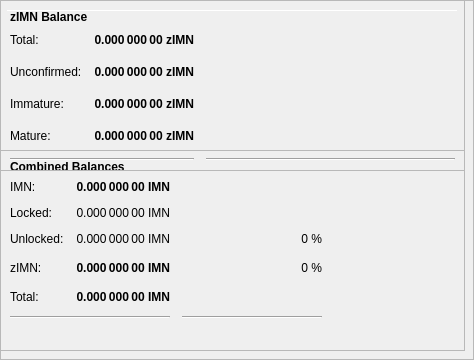
        <widget class="QFrame" name="frameObfuscation">
         <property name="minimumSize">
          <size>
           <width>0</width>
           <height>350</height>
          </size>
         </property>
         <property name="layoutDirection">
          <enum>Qt::LeftToRight</enum>
         </property>
         <property name="frameShape">
          <enum>QFrame::StyledPanel</enum>
         </property>
         <property name="frameShadow">
          <enum>QFrame::Raised</enum>
         </property>
         <widget class="QPushButton" name="runAutoDenom">
          <property name="geometry">
           <rect>
            <x>251</x>
            <y>17</y>
            <width>1</width>
            <height>1</height>
           </rect>
          </property>
          <property name="palette">
           <palette>
            <active>
             <colorrole role="WindowText">
              <brush brushstyle="SolidPattern">
               <color alpha="255">
                <red>0</red>
                <green>0</green>
                <blue>0</blue>
               </color>
              </brush>
             </colorrole>
             <colorrole role="Button">
              <brush brushstyle="SolidPattern">
               <color alpha="255">
                <red>239</red>
                <green>238</green>
                <blue>238</blue>
               </color>
              </brush>
             </colorrole>
             <colorrole role="Light">
              <brush brushstyle="SolidPattern">
               <color alpha="255">
                <red>255</red>
                <green>255</green>
                <blue>255</blue>
               </color>
              </brush>
             </colorrole>
             <colorrole role="Midlight">
              <brush brushstyle="SolidPattern">
               <color alpha="255">
                <red>247</red>
                <green>246</green>
                <blue>246</blue>
               </color>
              </brush>
             </colorrole>
             <colorrole role="Dark">
              <brush brushstyle="SolidPattern">
               <color alpha="255">
                <red>119</red>
                <green>119</green>
                <blue>119</blue>
               </color>
              </brush>
             </colorrole>
             <colorrole role="Mid">
              <brush brushstyle="SolidPattern">
               <color alpha="255">
                <red>159</red>
                <green>159</green>
                <blue>159</blue>
               </color>
              </brush>
             </colorrole>
             <colorrole role="Text">
              <brush brushstyle="SolidPattern">
               <color alpha="255">
                <red>0</red>
                <green>0</green>
                <blue>0</blue>
               </color>
              </brush>
             </colorrole>
             <colorrole role="BrightText">
              <brush brushstyle="SolidPattern">
               <color alpha="255">
                <red>255</red>
                <green>255</green>
                <blue>255</blue>
               </color>
              </brush>
             </colorrole>
             <colorrole role="ButtonText">
              <brush brushstyle="SolidPattern">
               <color alpha="255">
                <red>0</red>
                <green>0</green>
                <blue>0</blue>
               </color>
              </brush>
             </colorrole>
             <colorrole role="Base">
              <brush brushstyle="SolidPattern">
               <color alpha="255">
                <red>255</red>
                <green>255</green>
                <blue>255</blue>
               </color>
              </brush>
             </colorrole>
             <colorrole role="Window">
              <brush brushstyle="SolidPattern">
               <color alpha="255">
                <red>239</red>
                <green>238</green>
                <blue>238</blue>
               </color>
              </brush>
             </colorrole>
             <colorrole role="Shadow">
              <brush brushstyle="SolidPattern">
               <color alpha="255">
                <red>0</red>
                <green>0</green>
                <blue>0</blue>
               </color>
              </brush>
             </colorrole>
             <colorrole role="AlternateBase">
              <brush brushstyle="SolidPattern">
               <color alpha="255">
                <red>247</red>
                <green>246</green>
                <blue>246</blue>
               </color>
              </brush>
             </colorrole>
             <colorrole role="ToolTipBase">
              <brush brushstyle="SolidPattern">
               <color alpha="255">
                <red>255</red>
                <green>255</green>
                <blue>220</blue>
               </color>
              </brush>
             </colorrole>
             <colorrole role="ToolTipText">
              <brush brushstyle="SolidPattern">
               <color alpha="255">
                <red>0</red>
                <green>0</green>
                <blue>0</blue>
               </color>
              </brush>
             </colorrole>
            </active>
            <inactive>
             <colorrole role="WindowText">
              <brush brushstyle="SolidPattern">
               <color alpha="255">
                <red>0</red>
                <green>0</green>
                <blue>0</blue>
               </color>
              </brush>
             </colorrole>
             <colorrole role="Button">
              <brush brushstyle="SolidPattern">
               <color alpha="255">
                <red>239</red>
                <green>238</green>
                <blue>238</blue>
               </color>
              </brush>
             </colorrole>
             <colorrole role="Light">
              <brush brushstyle="SolidPattern">
               <color alpha="255">
                <red>255</red>
                <green>255</green>
                <blue>255</blue>
               </color>
              </brush>
             </colorrole>
             <colorrole role="Midlight">
              <brush brushstyle="SolidPattern">
               <color alpha="255">
                <red>247</red>
                <green>246</green>
                <blue>246</blue>
               </color>
              </brush>
             </colorrole>
             <colorrole role="Dark">
              <brush brushstyle="SolidPattern">
               <color alpha="255">
                <red>119</red>
                <green>119</green>
                <blue>119</blue>
               </color>
              </brush>
             </colorrole>
             <colorrole role="Mid">
              <brush brushstyle="SolidPattern">
               <color alpha="255">
                <red>159</red>
                <green>159</green>
                <blue>159</blue>
               </color>
              </brush>
             </colorrole>
             <colorrole role="Text">
              <brush brushstyle="SolidPattern">
               <color alpha="255">
                <red>0</red>
                <green>0</green>
                <blue>0</blue>
               </color>
              </brush>
             </colorrole>
             <colorrole role="BrightText">
              <brush brushstyle="SolidPattern">
               <color alpha="255">
                <red>255</red>
                <green>255</green>
                <blue>255</blue>
               </color>
              </brush>
             </colorrole>
             <colorrole role="ButtonText">
              <brush brushstyle="SolidPattern">
               <color alpha="255">
                <red>0</red>
                <green>0</green>
                <blue>0</blue>
               </color>
              </brush>
             </colorrole>
             <colorrole role="Base">
              <brush brushstyle="SolidPattern">
               <color alpha="255">
                <red>255</red>
                <green>255</green>
                <blue>255</blue>
               </color>
              </brush>
             </colorrole>
             <colorrole role="Window">
              <brush brushstyle="SolidPattern">
               <color alpha="255">
                <red>239</red>
                <green>238</green>
                <blue>238</blue>
               </color>
              </brush>
             </colorrole>
             <colorrole role="Shadow">
              <brush brushstyle="SolidPattern">
               <color alpha="255">
                <red>0</red>
                <green>0</green>
                <blue>0</blue>
               </color>
              </brush>
             </colorrole>
             <colorrole role="AlternateBase">
              <brush brushstyle="SolidPattern">
               <color alpha="255">
                <red>247</red>
                <green>246</green>
                <blue>246</blue>
               </color>
              </brush>
             </colorrole>
             <colorrole role="ToolTipBase">
              <brush brushstyle="SolidPattern">
               <color alpha="255">
                <red>255</red>
                <green>255</green>
                <blue>220</blue>
               </color>
              </brush>
             </colorrole>
             <colorrole role="ToolTipText">
              <brush brushstyle="SolidPattern">
               <color alpha="255">
                <red>0</red>
                <green>0</green>
                <blue>0</blue>
               </color>
              </brush>
             </colorrole>
            </inactive>
            <disabled>
             <colorrole role="WindowText">
              <brush brushstyle="SolidPattern">
               <color alpha="255">
                <red>119</red>
                <green>119</green>
                <blue>119</blue>
               </color>
              </brush>
             </colorrole>
             <colorrole role="Button">
              <brush brushstyle="SolidPattern">
               <color alpha="255">
                <red>239</red>
                <green>238</green>
                <blue>238</blue>
               </color>
              </brush>
             </colorrole>
             <colorrole role="Light">
              <brush brushstyle="SolidPattern">
               <color alpha="255">
                <red>255</red>
                <green>255</green>
                <blue>255</blue>
               </color>
              </brush>
             </colorrole>
             <colorrole role="Midlight">
              <brush brushstyle="SolidPattern">
               <color alpha="255">
                <red>247</red>
                <green>246</green>
                <blue>246</blue>
               </color>
              </brush>
             </colorrole>
             <colorrole role="Dark">
              <brush brushstyle="SolidPattern">
               <color alpha="255">
                <red>119</red>
                <green>119</green>
                <blue>119</blue>
               </color>
              </brush>
             </colorrole>
             <colorrole role="Mid">
              <brush brushstyle="SolidPattern">
               <color alpha="255">
                <red>159</red>
                <green>159</green>
                <blue>159</blue>
               </color>
              </brush>
             </colorrole>
             <colorrole role="Text">
              <brush brushstyle="SolidPattern">
               <color alpha="255">
                <red>119</red>
                <green>119</green>
                <blue>119</blue>
               </color>
              </brush>
             </colorrole>
             <colorrole role="BrightText">
              <brush brushstyle="SolidPattern">
               <color alpha="255">
                <red>255</red>
                <green>255</green>
                <blue>255</blue>
               </color>
              </brush>
             </colorrole>
             <colorrole role="ButtonText">
              <brush brushstyle="SolidPattern">
               <color alpha="255">
                <red>119</red>
                <green>119</green>
                <blue>119</blue>
               </color>
              </brush>
             </colorrole>
             <colorrole role="Base">
              <brush brushstyle="SolidPattern">
               <color alpha="255">
                <red>239</red>
                <green>238</green>
                <blue>238</blue>
               </color>
              </brush>
             </colorrole>
             <colorrole role="Window">
              <brush brushstyle="SolidPattern">
               <color alpha="255">
                <red>239</red>
                <green>238</green>
                <blue>238</blue>
               </color>
              </brush>
             </colorrole>
             <colorrole role="Shadow">
              <brush brushstyle="SolidPattern">
               <color alpha="255">
                <red>0</red>
                <green>0</green>
                <blue>0</blue>
               </color>
              </brush>
             </colorrole>
             <colorrole role="AlternateBase">
              <brush brushstyle="SolidPattern">
               <color alpha="255">
                <red>239</red>
                <green>238</green>
                <blue>238</blue>
               </color>
              </brush>
             </colorrole>
             <colorrole role="ToolTipBase">
              <brush brushstyle="SolidPattern">
               <color alpha="255">
                <red>255</red>
                <green>255</green>
                <blue>220</blue>
               </color>
              </brush>
             </colorrole>
             <colorrole role="ToolTipText">
              <brush brushstyle="SolidPattern">
               <color alpha="255">
                <red>0</red>
                <green>0</green>
                <blue>0</blue>
               </color>
              </brush>
             </colorrole>
            </disabled>
           </palette>
          </property>
          <property name="focusPolicy">
           <enum>Qt::NoFocus</enum>
          </property>
          <property name="autoFillBackground">
           <bool>true</bool>
          </property>
          <property name="text">
           <string/>
          </property>
          <property name="flat">
           <bool>true</bool>
          </property>
         </widget>
         <widget class="Line" name="line">
          <property name="geometry">
           <rect>
            <x>7</x>
            <y>10</y>
            <width>451</width>
            <height>1</height>
           </rect>
          </property>
          <property name="orientation">
           <enum>Qt::Horizontal</enum>
          </property>
         </widget>
         <widget class="QFrame" name="frame_3">
          <property name="geometry">
           <rect>
            <x>0</x>
            <y>150</y>
            <width>465</width>
            <height>201</height>
           </rect>
          </property>
          <property name="frameShape">
           <enum>QFrame::StyledPanel</enum>
          </property>
          <property name="frameShadow">
           <enum>QFrame::Raised</enum>
          </property>
          <layout class="QVBoxLayout" name="verticalLayout_5">
           <item>
            <layout class="QHBoxLayout" name="horizontalLayout_5" stretch="0">
             <item>
              <widget class="QLabel" name="label_5z">
               <property name="maximumSize">
                <size>
                 <width>16777215</width>
                 <height>20</height>
                </size>
               </property>
               <property name="font">
                <font>
                 <weight>75</weight>
                 <bold>true</bold>
                </font>
               </property>
               <property name="toolTip">
                <string>Combined Balances (including unconfirmed and immature coins)</string>
               </property>
               <property name="text">
                <string>&lt;html&gt;&lt;head/&gt;&lt;body&gt;&lt;p&gt;Combined Balances&lt;/p&gt;&lt;/body&gt;&lt;/html&gt;</string>
               </property>
              </widget>
             </item>
            </layout>
           </item>
           <item>
            <layout class="QGridLayout" name="gridLayout_3">
             <property name="spacing">
              <number>12</number>
             </property>
             <item row="7" column="0" colspan="2">
              <widget class="Line" name="lineSpendableBalance_3">
               <property name="orientation">
                <enum>Qt::Horizontal</enum>
               </property>
              </widget>
             </item>
             <item row="7" column="2">
              <widget class="Line" name="lineWatchBalance_3">
               <property name="sizePolicy">
                <sizepolicy hsizetype="Preferred" vsizetype="Fixed">
                 <horstretch>0</horstretch>
                 <verstretch>0</verstretch>
                </sizepolicy>
               </property>
               <property name="minimumSize">
                <size>
                 <width>140</width>
                 <height>0</height>
                </size>
               </property>
               <property name="orientation">
                <enum>Qt::Horizontal</enum>
               </property>
              </widget>
             </item>
             <item row="4" column="1">
              <widget class="QLabel" name="labelzBalancez">
               <property name="font">
                <font>
                 <weight>75</weight>
                 <bold>true</bold>
                </font>
               </property>
               <property name="cursor">
                <cursorShape>IBeamCursor</cursorShape>
               </property>
               <property name="toolTip">
                <string>Total of transactions that have yet to be confirmed, and do not yet count toward the spendable balance</string>
               </property>
               <property name="text">
                <string notr="true">0.000 000 00 IMN</string>
               </property>
               <property name="alignment">
                <set>Qt::AlignRight|Qt::AlignTrailing|Qt::AlignVCenter</set>
               </property>
               <property name="textInteractionFlags">
                <set>Qt::LinksAccessibleByMouse|Qt::TextSelectableByKeyboard|Qt::TextSelectableByMouse</set>
               </property>
              </widget>
             </item>
             <item row="6" column="1">
              <widget class="QLabel" name="labelTotalz">
               <property name="font">
                <font>
                 <weight>75</weight>
                 <bold>true</bold>
                </font>
               </property>
               <property name="cursor">
                <cursorShape>IBeamCursor</cursorShape>
               </property>
               <property name="toolTip">
                <string>Total Balance, including unconfirmed and immature coins.</string>
               </property>
               <property name="text">
                <string notr="true">0.000 000 00 IMN</string>
               </property>
               <property name="alignment">
                <set>Qt::AlignRight|Qt::AlignTrailing|Qt::AlignVCenter</set>
               </property>
               <property name="textInteractionFlags">
                <set>Qt::LinksAccessibleByMouse|Qt::TextSelectableByKeyboard|Qt::TextSelectableByMouse</set>
               </property>
              </widget>
             </item>
             <item row="4" column="3">
              <spacer name="horizontalSpacer_6">
               <property name="orientation">
                <enum>Qt::Horizontal</enum>
               </property>
               <property name="sizeHint" stdset="0">
                <size>
                 <width>40</width>
                 <height>20</height>
                </size>
               </property>
              </spacer>
             </item>
             <item row="6" column="0">
              <widget class="QLabel" name="labelTotalTextz">
               <property name="text">
                <string>Total:</string>
               </property>
              </widget>
             </item>
             <item row="1" column="0">
              <widget class="QLabel" name="labelBalanceTextz">
               <property name="text">
                <string>IMN:</string>
               </property>
              </widget>
             </item>
             <item row="1" column="1">
              <widget class="QLabel" name="labelBalancez">
               <property name="font">
                <font>
                 <weight>75</weight>
                 <bold>true</bold>
                </font>
               </property>
               <property name="cursor">
                <cursorShape>IBeamCursor</cursorShape>
               </property>
               <property name="toolTip">
                <string>Your current spendable balance</string>
               </property>
               <property name="text">
                <string notr="true">0.000 000 00 IMN</string>
               </property>
               <property name="alignment">
                <set>Qt::AlignRight|Qt::AlignTrailing|Qt::AlignVCenter</set>
               </property>
               <property name="textInteractionFlags">
                <set>Qt::LinksAccessibleByMouse|Qt::TextSelectableByKeyboard|Qt::TextSelectableByMouse</set>
               </property>
              </widget>
             </item>
             <item row="4" column="0">
              <widget class="QLabel" name="labelzBalanceTextz">
               <property name="toolTip">
                <string/>
               </property>
               <property name="text">
                <string>zIMN:</string>
               </property>
              </widget>
             </item>
             <item row="4" column="2">
              <widget class="QLabel" name="labelzIMNPercent">
               <property name="toolTip">
                <string>Current percentage of zIMN.
If AutoMint is enabled this percentage will settle around the configured AutoMint percentage (default = 10%)</string>
               </property>
               <property name="text">
                <string>0 %</string>
               </property>
               <property name="alignment">
                <set>Qt::AlignRight|Qt::AlignTrailing|Qt::AlignVCenter</set>
               </property>
              </widget>
             </item>
             <item row="6" column="2">
              <widget class="QLabel" name="label100Percent">
               <property name="text">
                <string/>
               </property>
               <property name="alignment">
                <set>Qt::AlignRight|Qt::AlignTrailing|Qt::AlignVCenter</set>
               </property>
              </widget>
             </item>
             <item row="2" column="1">
              <widget class="QLabel" name="labelLockedBalance">
               <property name="toolTip">
                <string>Locked IMN or Masternode collaterals. These are excluded from zIMN minting.</string>
               </property>
               <property name="text">
                <string>0.000 000 00 IMN</string>
               </property>
               <property name="alignment">
                <set>Qt::AlignRight|Qt::AlignTrailing|Qt::AlignVCenter</set>
               </property>
              </widget>
             </item>
             <item row="2" column="0">
              <widget class="QLabel" name="labelLockedBalanceText">
               <property name="toolTip">
                <string>Locked IMN or Masternode collaterals. These are excluded from zIMN minting.</string>
               </property>
               <property name="text">
                <string>Locked:</string>
               </property>
              </widget>
             </item>
             <item row="3" column="0">
              <widget class="QLabel" name="labelUnLockedBalanceText">
               <property name="toolTip">
                <string>Unlocked IMNs. These can be used for zIMN minting.</string>
               </property>
               <property name="text">
                <string>Unlocked:</string>
               </property>
              </widget>
             </item>
             <item row="3" column="1">
              <widget class="QLabel" name="labelUnLockedBalance">
               <property name="toolTip">
                <string>Unlocked IMNs. These can be used for zIMN minting.</string>
               </property>
               <property name="text">
                <string>0.000 000 00 IMN</string>
               </property>
               <property name="alignment">
                <set>Qt::AlignRight|Qt::AlignTrailing|Qt::AlignVCenter</set>
               </property>
              </widget>
             </item>
             <item row="3" column="2">
              <widget class="QLabel" name="labelIMNPercent">
               <property name="text">
                <string>0 %</string>
               </property>
               <property name="alignment">
                <set>Qt::AlignRight|Qt::AlignTrailing|Qt::AlignVCenter</set>
               </property>
              </widget>
             </item>
            </layout>
           </item>
           <item>
            <spacer name="verticalSpacer">
             <property name="orientation">
              <enum>Qt::Vertical</enum>
             </property>
             <property name="sizeHint" stdset="0">
              <size>
               <width>20</width>
               <height>40</height>
              </size>
             </property>
            </spacer>
           </item>
          </layout>
         </widget>
         <widget class="QFrame" name="frame_4">
          <property name="geometry">
           <rect>
            <x>0</x>
            <y>0</y>
            <width>465</width>
            <height>171</height>
           </rect>
          </property>
          <property name="frameShape">
           <enum>QFrame::StyledPanel</enum>
          </property>
          <property name="frameShadow">
           <enum>QFrame::Raised</enum>
          </property>
          <layout class="QVBoxLayout" name="verticalLayout_7">
           <item>
            <layout class="QHBoxLayout" name="horizontalLayout_8" stretch="0">
             <item>
              <widget class="QLabel" name="label_5z_3">
               <property name="maximumSize">
                <size>
                 <width>16777215</width>
                 <height>20</height>
                </size>
               </property>
               <property name="font">
                <font>
                 <weight>75</weight>
                 <bold>true</bold>
                </font>
               </property>
               <property name="text">
                <string>zIMN Balance</string>
               </property>
              </widget>
             </item>
            </layout>
           </item>
           <item>
            <layout class="QGridLayout" name="gridLayout_5">
             <property name="spacing">
              <number>12</number>
             </property>
             <item row="4" column="0">
              <widget class="QLabel" name="labelzBalanceMatureText">
               <property name="toolTip">
                <string>Mature: more than 20 confirmation and more than 1 mints of the same denomination after it was minted.
These zIMN are spendable.</string>
               </property>
               <property name="text">
                <string>Mature:</string>
               </property>
              </widget>
             </item>
             <item row="5" column="0" colspan="2">
              <widget class="Line" name="lineSpendableBalance_5">
               <property name="orientation">
                <enum>Qt::Horizontal</enum>
               </property>
              </widget>
             </item>
             <item row="1" column="1">
              <widget class="QLabel" name="labelzBalance">
               <property name="font">
                <font>
                 <weight>75</weight>
                 <bold>true</bold>
                </font>
               </property>
               <property name="cursor">
                <cursorShape>IBeamCursor</cursorShape>
               </property>
               <property name="toolTip">
                <string>All available zIMN, unconfirmed and immature zIMN included.</string>
               </property>
               <property name="text">
                <string notr="true">0.000 000 00 zIMN</string>
               </property>
               <property name="alignment">
                <set>Qt::AlignRight|Qt::AlignTrailing|Qt::AlignVCenter</set>
               </property>
               <property name="textInteractionFlags">
                <set>Qt::LinksAccessibleByMouse|Qt::TextSelectableByKeyboard|Qt::TextSelectableByMouse</set>
               </property>
              </widget>
             </item>
             <item row="5" column="2">
              <widget class="Line" name="lineWatchBalance_5">
               <property name="sizePolicy">
                <sizepolicy hsizetype="Preferred" vsizetype="Fixed">
                 <horstretch>0</horstretch>
                 <verstretch>0</verstretch>
                </sizepolicy>
               </property>
               <property name="minimumSize">
                <size>
                 <width>140</width>
                 <height>0</height>
                </size>
               </property>
               <property name="orientation">
                <enum>Qt::Horizontal</enum>
               </property>
              </widget>
             </item>
             <item row="1" column="0">
              <widget class="QLabel" name="labelzBalanceText">
               <property name="toolTip">
                <string>All available zIMN, unconfirmed and immature zIMN included.</string>
               </property>
               <property name="text">
                <string>Total:</string>
               </property>
              </widget>
             </item>
             <item row="1" column="2">
              <spacer name="horizontalSpacer_8">
               <property name="orientation">
                <enum>Qt::Horizontal</enum>
               </property>
               <property name="sizeHint" stdset="0">
                <size>
                 <width>40</width>
                 <height>20</height>
                </size>
               </property>
              </spacer>
             </item>
             <item row="4" column="2">
              <spacer name="horizontalSpacer_4">
               <property name="orientation">
                <enum>Qt::Horizontal</enum>
               </property>
               <property name="sizeHint" stdset="0">
                <size>
                 <width>40</width>
                 <height>20</height>
                </size>
               </property>
              </spacer>
             </item>
             <item row="4" column="1">
              <widget class="QLabel" name="labelzBalanceMature">
               <property name="font">
                <font>
                 <weight>75</weight>
                 <bold>true</bold>
                </font>
               </property>
               <property name="toolTip">
                <string>Mature: more than 20 confirmation and more than 1 mints of the same denomination after it was minted.
These zIMN are spendable.</string>
               </property>
               <property name="text">
                <string>0.000 000 00 zIMN</string>
               </property>
               <property name="alignment">
                <set>Qt::AlignRight|Qt::AlignTrailing|Qt::AlignVCenter</set>
               </property>
              </widget>
             </item>
             <item row="2" column="0">
              <widget class="QLabel" name="labelzBalanceUnconfirmedText">
               <property name="toolTip">
                <string>Unconfirmed: less than 20 confirmations
Immature: confirmed, but less than 1 mints of the same denomination after it was minted</string>
               </property>
               <property name="text">
                <string>Unconfirmed:</string>
               </property>
              </widget>
             </item>
             <item row="2" column="1">
              <widget class="QLabel" name="labelzBalanceUnconfirmed">
               <property name="font">
                <font>
                 <weight>75</weight>
                 <bold>true</bold>
                </font>
               </property>
               <property name="toolTip">
                <string>Unconfirmed: less than 20 confirmations
Immature: confirmed, but less than 1 mints of the same denomination after it was minted</string>
               </property>
               <property name="text">
                <string>0.000 000 00 zIMN</string>
               </property>
               <property name="alignment">
                <set>Qt::AlignRight|Qt::AlignTrailing|Qt::AlignVCenter</set>
               </property>
              </widget>
             </item>
             <item row="2" column="2">
              <spacer name="horizontalSpacer_5">
               <property name="orientation">
                <enum>Qt::Horizontal</enum>
               </property>
               <property name="sizeHint" stdset="0">
                <size>
                 <width>40</width>
                 <height>20</height>
                </size>
               </property>
              </spacer>
             </item>
             <item row="3" column="0">
              <widget class="QLabel" name="labelzBalanceImmatureText">
               <property name="toolTip">
                <string>Unconfirmed: less than 20 confirmations
Immature: confirmed, but less than 1 mints of the same denomination after it was minted</string>
               </property>
               <property name="text">
                <string>Immature:</string>
               </property>
              </widget>
             </item>
             <item row="3" column="1">
              <widget class="QLabel" name="labelzBalanceImmature">
               <property name="font">
                <font>
                 <weight>75</weight>
                 <bold>true</bold>
                </font>
               </property>
               <property name="toolTip">
                <string>Unconfirmed: less than 20 confirmations
Immature: confirmed, but less than 1 mints of the same denomination after it was minted</string>
               </property>
               <property name="text">
                <string>0.000 000 00 zIMN</string>
               </property>
               <property name="alignment">
                <set>Qt::AlignRight|Qt::AlignTrailing|Qt::AlignVCenter</set>
               </property>
              </widget>
             </item>
             <item row="3" column="2">
              <spacer name="horizontalSpacer_7">
               <property name="orientation">
                <enum>Qt::Horizontal</enum>
               </property>
               <property name="sizeHint" stdset="0">
                <size>
                 <width>40</width>
                 <height>20</height>
                </size>
               </property>
              </spacer>
             </item>
            </layout>
           </item>
          </layout>
         </widget>
        </widget>
